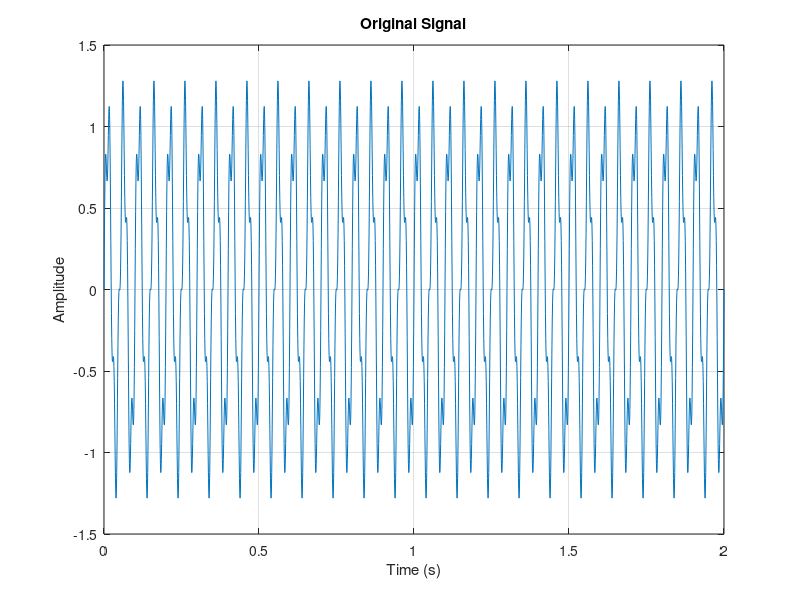
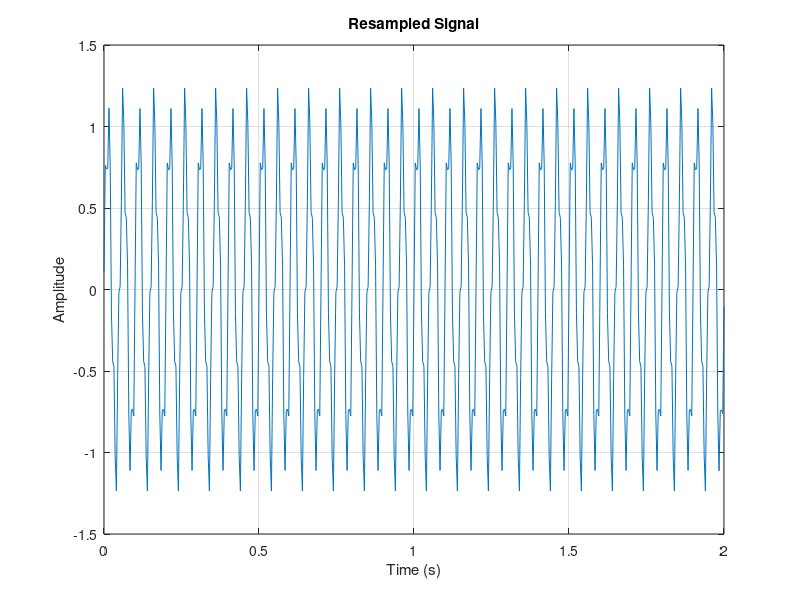

MATLAB code to generate these figures, in order:
clear; clc; close all;

fs1 = 1000;
fs2 = 250;

t1 = 0:1/fs1:2;
signal = sin(2*pi*20*t1) + 0.3*sin(2*pi*70*t1);

resampled = resample(signal, fs2, fs1);
t2 = 0:1/fs2:2;

figure;
plot(t1, signal);
xlabel('Time (s)');
ylabel('Amplitude');
title('Original Signal');
grid on;

figure;
plot(t2, resampled);
xlabel('Time (s)');
ylabel('Amplitude');
title('Resampled Signal');
grid on;
